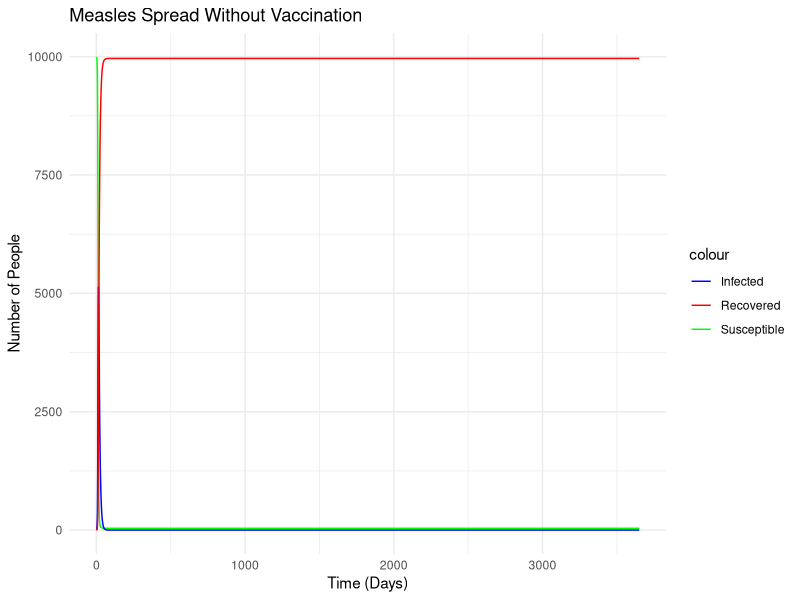
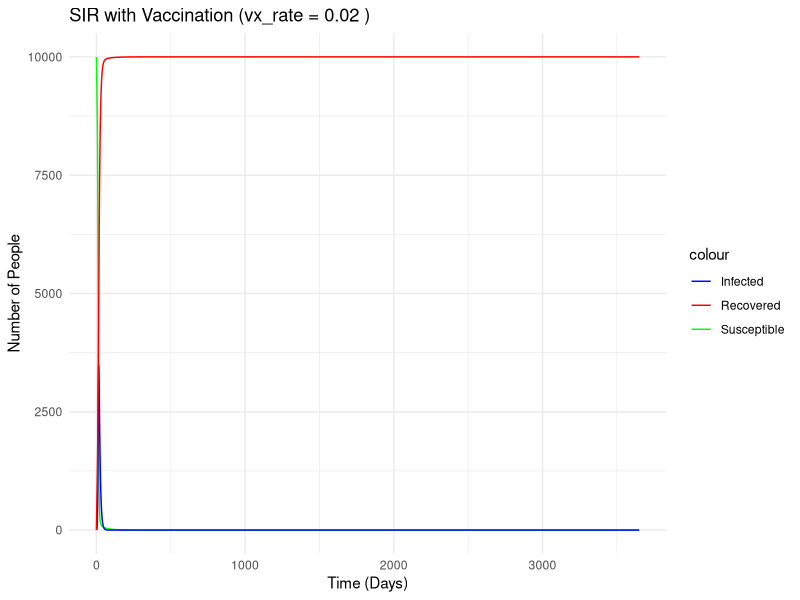
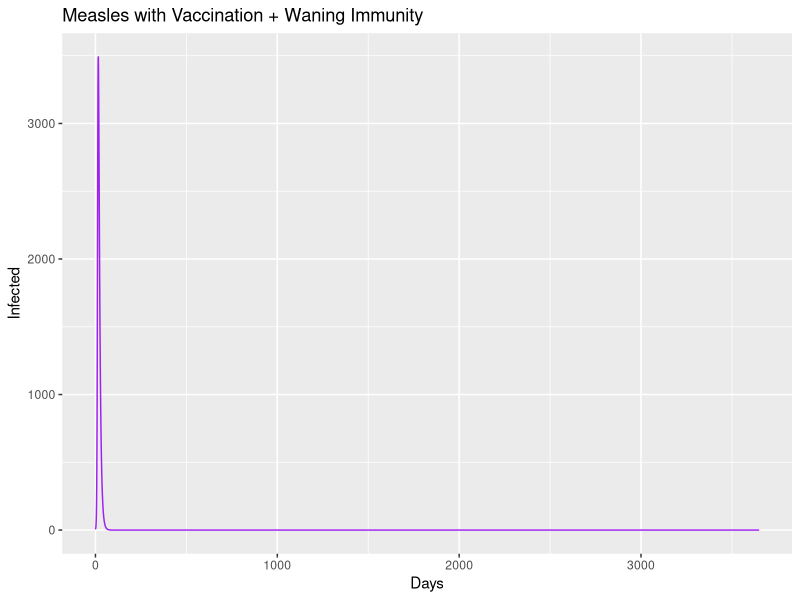
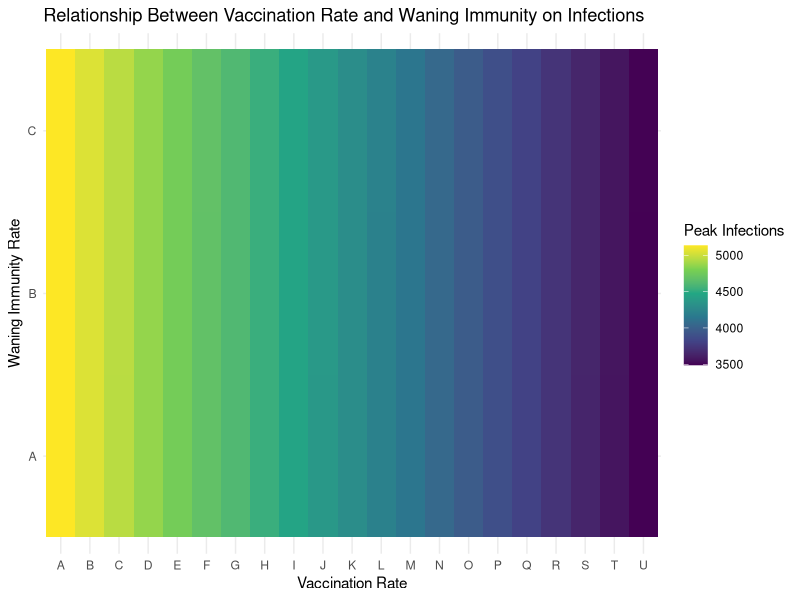

R code for these plots, in order: (Note: this script raises an error after producing the figures.)
## ---- chunk 1
# Required Libraries
library(ggplot2)
library(deSolve)

# Initial population
N <- 10000       # Population size
I0 <- 5          # Initial infected
R0 <- 0          # Initially recovered
S0 <- N - I0 - R0

init <- c(S = S0, I = I0, R = R0)

# Time in days (10 years)
time <- seq(0, 3650, by = 1)

# Measles Parameters
beta <- 0.8      # Transmission rate (R0 ~ 12-18)
gamma <- 1/7     # Recovery rate (infectious for ~7 days)

## ---- chunk 2
sir_model <- function(time, state, parameters) {
  with(as.list(c(state, parameters)), {
    dS <- -beta * S * I / N
    dI <- beta * S * I / N - gamma * I
    dR <- gamma * I
    return(list(c(dS, dI, dR)))
  })
}

## ---- chunk 3
params <- c(beta = beta, gamma = gamma)

sir_out <- as.data.frame(ode(y = init, times = time, func = sir_model, parms = params))
## ---- chunk 4
# Plot
ggplot(sir_out, aes(x = time)) +
  geom_line(aes(y = S, color = "Susceptible")) +
  geom_line(aes(y = I, color = "Infected")) +
  geom_line(aes(y = R, color = "Recovered")) +
  labs(title = "Measles Spread Without Vaccination", y = "Number of People", x = "Time (Days)") +
  scale_color_manual(values = c("blue", "red", "green")) +
  theme_minimal()
## ---- chunk 5
# Statistics
peak_I <- max(sir_out$I)
peak_day <- sir_out$time[which.max(sir_out$I)]
total_infected <- tail(sir_out$R, 1)

cat("Peak infections:", round(peak_I), "on day", peak_day, "\n")
cat("Total infected:", round(total_infected), "\n")

## ---- chunk 6
vx_model <- function(time, state, parameters) {
  with(as.list(c(state, parameters)), {
    dS <- -beta * S * I / N - vx_rate * S
    dI <- beta * S * I / N - gamma * I
    dR <- gamma * I + vx_rate * S
    return(list(c(dS, dI, dR)))
  })
}

simulate_with_vx <- function(vx_rate_val) {
  params_vx <- c(beta = beta, gamma = gamma, vx_rate = vx_rate_val)
  out <- as.data.frame(ode(y = init, times = time, func = vx_model, parms = params_vx))
  total_infections <- tail(out$R, 1) - (vx_rate_val * sum(out$S))
  return(total_infections)
}

target_infections <- total_infected / 2
vx_rates <- seq(0, 0.02, by = 0.0005)
results <- sapply(vx_rates, simulate_with_vx)

vx_needed <- vx_rates[which.min(abs(results - target_infections))]
cat("Vaccination rate needed to halve infections:", vx_needed, "\n")

# Simulate with vx_needed
params_vx <- c(beta = beta, gamma = gamma, vx_rate = vx_needed)
vx_output <- as.data.frame(ode(y = init, times = time, func = vx_model, parms = params_vx))
vaccinated_total <- vx_needed * sum(vx_output$S)
cat("Total vaccinated:", round(vaccinated_total), "\n")

## ---- chunk 7
ggplot(vx_output, aes(x = time)) +
  geom_line(aes(y = S, color = "Susceptible")) +
  geom_line(aes(y = I, color = "Infected")) +
  geom_line(aes(y = R, color = "Recovered")) +
  labs(title = paste("SIR with Vaccination (vx_rate =", vx_needed, ")"),
       y = "Number of People", x = "Time (Days)") +
  scale_color_manual(values = c("blue", "red", "green")) +
  theme_minimal()

## ---- chunk 8
waning_model <- function(time, state, parameters) {
  with(as.list(c(state, parameters)), {
    dS <- -beta * S * I / N - vx_rate * S + waning_rate * R
    dI <- beta * S * I / N - gamma * I
    dR <- gamma * I + vx_rate * S - waning_rate * R
    return(list(c(dS, dI, dR)))
  })
}

waning_rate <- 1 / (15 * 365)  # 15 years average waning
params_waning <- c(beta = beta, gamma = gamma, vx_rate = vx_needed, waning_rate = waning_rate)

waning_out <- as.data.frame(ode(y = init, times = time, func = waning_model, parms = params_waning))

ggplot(waning_out, aes(x = time)) +
  geom_line(aes(y = I), color = "purple") +
  labs(title = "Measles with Vaccination + Waning Immunity", y = "Infected", x = "Days")

## ---- chunk 9
# Parameters for the model (no vaccination initially)
N <- 10000
I0 <- 5
R0 <- 0
S0 <- N - I0 - R0
init <- c(S = S0, I = I0, R = R0)
time <- seq(0, 3650, by = 1)  # Time over 10 years
beta <- 0.8
gamma <- 1/7

# Vaccination and immunity waning rates
vx_rates <- seq(0, 0.02, by = 0.001)  # Vaccination rates
waning_rates <- seq(0, 1/(15*365), by = 1/(30*365))  # Waning rates (1/15 years to 1/30 years)

# Function to simulate the model with vaccination and waning immunity
waning_vx_model <- function(time, state, parameters) {
  with(as.list(c(state, parameters)), {
    dS <- -beta * S * I / N - vx_rate * S + waning_rate * R
    dI <- beta * S * I / N - gamma * I
    dR <- gamma * I + vx_rate * S - waning_rate * R
    list(c(dS, dI, dR))
  })
}

# Matrix to store the peak infections for different combinations of vx_rate and waning_rate
peak_infections <- matrix(NA, nrow = length(vx_rates), ncol = length(waning_rates))

# Run simulations and store peak infections
for (i in 1:length(vx_rates)) {
  for (j in 1:length(waning_rates)) {
    params <- c(beta = beta, gamma = gamma, vx_rate = vx_rates[i], waning_rate = waning_rates[j])
    out <- as.data.frame(ode(y = init, times = time, func = waning_vx_model, parms = params))
    peak_infections[i, j] <- max(out$I)  # Store the peak infection rate
  }
}

# Convert matrix to data frame for plotting
peak_infections_df <- as.data.frame(as.table(peak_infections))
colnames(peak_infections_df) <- c("vx_rate", "waning_rate", "peak_infections")

# Plot the relationship
library(ggplot2)
ggplot(peak_infections_df, aes(x = vx_rate, y = waning_rate, fill = peak_infections)) +
  geom_tile() +
  scale_fill_viridis_c() +
  labs(title = "Relationship Between Vaccination Rate and Waning Immunity on Infections",
       x = "Vaccination Rate", y = "Waning Immunity Rate",
       fill = "Peak Infections") +
  theme_minimal()

## ---- chunk 10

# Define the model with waning immunity
waning_model <- function(time, state, parameters) {
  with(as.list(c(state, parameters)), {
    dS <- -beta * S * I / N - vx_rate * S + waning_rate * R
    dI <- beta * S * I / N - gamma * I
    dR <- gamma * I + vx_rate * S - waning_rate * R
    list(c(dS, dI, dR))
  })
}



# Vary waning rates (from 15 years to 5 years)
waning_rates <- seq(0.0001825, 0.0005479, length.out = 5)  # Avoid exact zero

# Store total infections for each waning rate
total_infections <- numeric(length(waning_rates))

# Run simulations
for (i in seq_along(waning_rates)) {
  params <- c(beta = beta, gamma = gamma, vx_rate = vx_rate, waning_rate = waning_rates[i])
  out <- as.data.frame(ode(y = init, times = time, func = waning_model, parms = params))
  total_infections[i] <- tail(out$R, 1)
}

# Prepare data for plotting
waning_df <- data.frame(waning_rate = waning_rates, total_infections = total_infections)
waning_df$immunity_duration <- 1 / (waning_df$waning_rate * 365)

# Plot
ggplot(waning_df, aes(x = immunity_duration, y = total_infections)) +
  geom_line(color = "blue") +
  geom_point(color = "red") +
  labs(title = "Impact of Immunity Duration on Total Infections",
       x = "Immunity Duration (Years)",
       y = "Total Infected Population (Recovered)") +
  theme_minimal()


## ---- chunk 11

# Load necessary libraries
library(deSolve)
library(ggplot2)

# Define the SIR model with vaccination and waning immunity
sir_model <- function(time, state, parameters) {
  with(as.list(c(state, parameters)), {
    dS <- -beta * S * I / N - vx_rate * S + waning_rate * R
    dI <- beta * S * I / N - gamma * I
    dR <- gamma * I + vx_rate * S - waning_rate * R
    list(c(dS, dI, dR))
  })
}

# Function to run simulation for given vaccination and waning rates
run_simulation_with_waning <- function(vx_rate, waning_rate) {
  params <- c(beta = beta, gamma = gamma, vx_rate = vx_rate, waning_rate = waning_rate)
  out <- as.data.frame(ode(y = init, times = time, func = sir_model, parms = params))
  return(out)
}

# Parameters and initial conditions
N <- 10000
I0 <- 5
R0 <- 0
S0 <- N - I0 - R0
init <- c(S = S0, I = I0, R = R0)
time <- seq(0, 3650, by = 1)  # 10 years
beta <- 0.8
gamma <- 1 / 7
vx_rate <- 0.01  # Fixed vaccination rate

# Define waning rates (avoiding zero to prevent division by zero)
waning_rates <- c(1/(15*365), 1/(12*365), 1/(10*365), 1/(7.5*365), 1/(5*365))  # From 15 to 5 years

# Run simulations and record total infections (recovered)
total_infections <- numeric(length(waning_rates))

for (i in seq_along(waning_rates)) {
  out <- run_simulation_with_waning(vx_rate = vx_rate, waning_rate = waning_rates[i])
  total_infections[i] <- tail(out$R, 1)
}

# Create data frame and convert waning rates to immunity duration in years
waning_df <- data.frame(
  immunity_duration = 1 / (waning_rates * 365),
  total_infections = total_infections
)

# Plot the results
ggplot(waning_df, aes(x = immunity_duration, y = total_infections)) +
  geom_line(color = "blue") +
  geom_point(color = "red", size = 2) +
  labs(title = "Impact of Immunity Duration on Total Infections",
       x = "Immunity Duration (Years)",
       y = "Total Infected Population (Recovered)") +
  theme_minimal()
